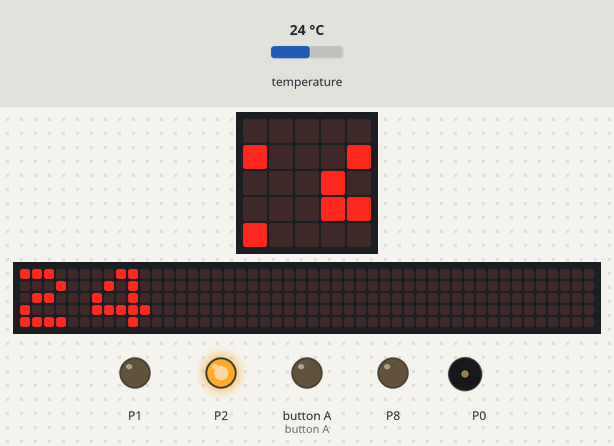
Bench run of a program on a simulated BBC micro:bit (MakeCode). On the bench: the board's 5×5 LED display, a strip that is not on the board, showing the scrolling text unrolled, output pins drawn as LEDs (lit = HIGH), buzzer (waves = sounding). The inputs (shaded band) are chosen by the test bench; at power-on: temperature 24 °C. The 48×5 strip is a reading aid, not a part: it shows the text the display is scrolling, unrolled, one strip-width of it at a time.

Above: at 1.25 s.
1.3 s: temperature set to 25.7 °C
At 2.62 s:
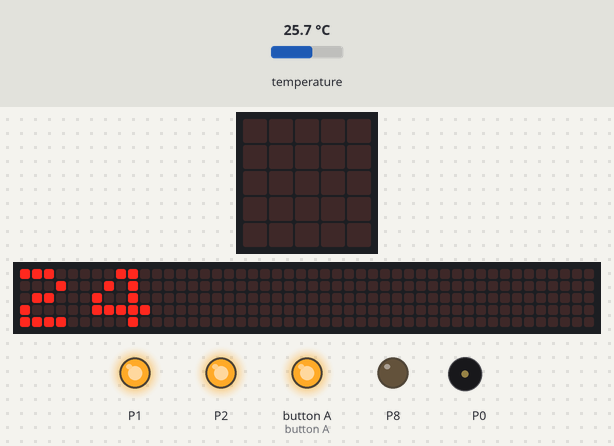
3.1 s: temperature set to 30.5 °C
4.6 s: temperature set to 31.3 °C
At 5.25 s:
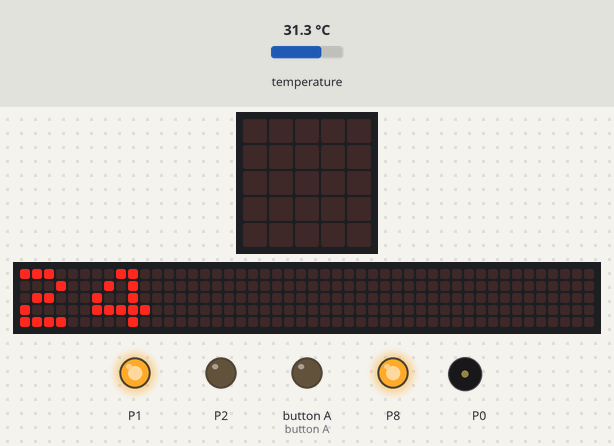
6.6 s: temperature set to 12 °C
At 7.97 s:
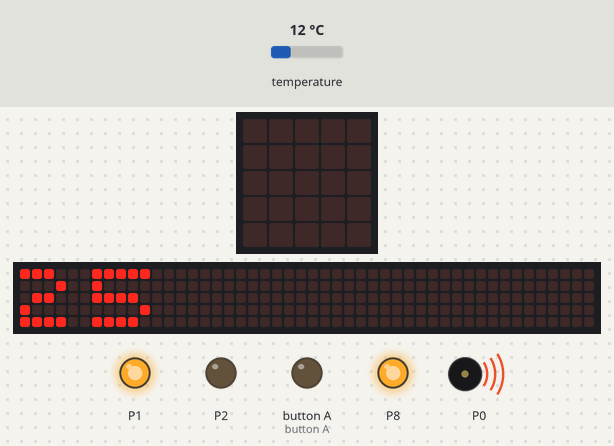
8.7 s: temperature set to 19.3 °C
10.2 s: temperature set to 20.4 °C
At 10.49 s:
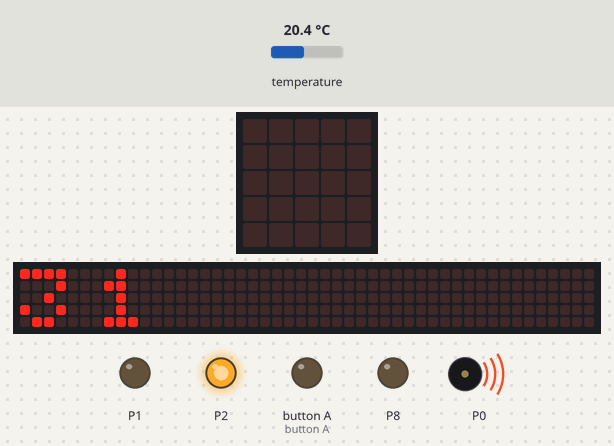
Timing chart, 0 to 12.8 s (numbered marks = the images above; inputs shaded):
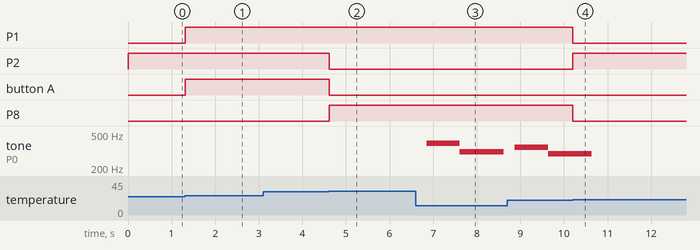

Measured:
- the behaviour switches between 24.9 and 25 °C on temperature (found by bisection; images 0 and 1)
- the behaviour switches between 30.9 and 31 °C on temperature (found by bisection; images 1 and 2)
- the behaviour switches between 19.9 and 20 °C on temperature (found by bisection; images 3 and 4)
- after the input at 1.3 s, P1, button A: LOW → HIGH at once
- after the input at 4.6 s, P2, button A: HIGH → LOW at once; P8: LOW → HIGH at once
- after the input at 6.6 s, tone on P0: silent → 392 Hz after 0.25 s, → 311 Hz 0.77 s later, → silent 1.0 s later
- after the input at 10.2 s, P1, P8: HIGH → LOW at once; P2: LOW → HIGH at once

The program:

main.ts
```typescript
basic.forever(function () {
    basic.showNumber(input.temperature())
})
basic.forever(function () {
    if (20 <= input.temperature() && 25 > input.temperature()) {
        pins.digitalWritePin(DigitalPin.P1, 0)
        pins.digitalWritePin(DigitalPin.P2, 1)
        pins.digitalWritePin(DigitalPin.P5, 0)
        pins.digitalWritePin(DigitalPin.P8, 0)
    } else if (25 <= input.temperature() && 31 > input.temperature()) {
        pins.digitalWritePin(DigitalPin.P1, 1)
        pins.digitalWritePin(DigitalPin.P2, 1)
        pins.digitalWritePin(DigitalPin.P5, 1)
        pins.digitalWritePin(DigitalPin.P8, 0)
    } else if (31 <= input.temperature() && 35 > input.temperature()) {
        music.startMelody(music.builtInMelody(Melodies.Dadadadum), MelodyOptions.Once)
        pins.digitalWritePin(DigitalPin.P1, 1)
        pins.digitalWritePin(DigitalPin.P2, 0)
        pins.digitalWritePin(DigitalPin.P5, 0)
        pins.digitalWritePin(DigitalPin.P8, 1)
    }
})
basic.forever(function () {
    basic.showNumber(input.temperature())
})
```

test.ts
```typescript
// 테스트는 여기로 이동합니다; 이 패키지가 확장으로 사용될 때 컴파일되지 않을 것 입니다.
```
